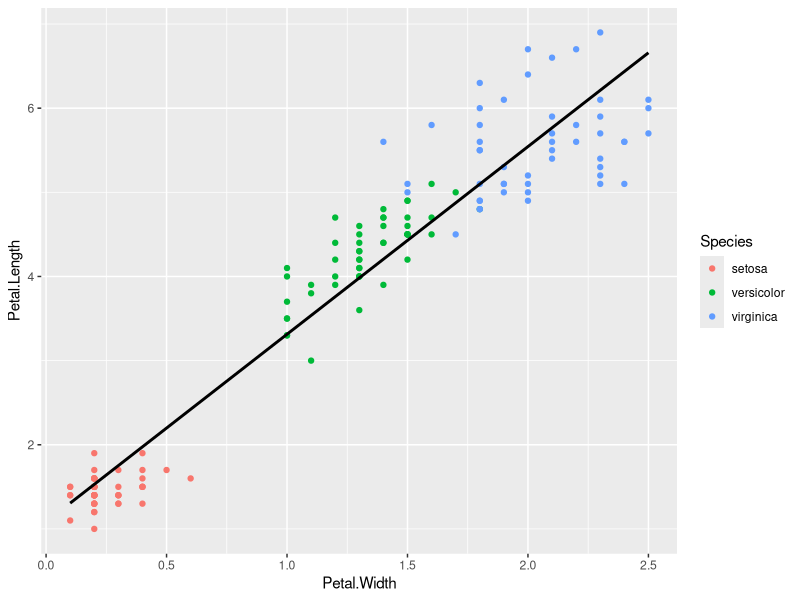

Write the R code that produced this figure.
## ---- chunk 1
library("ggplot2")

df <- iris
ggplot(iris, aes(Petal.Width, Petal.Length, color = Species)) +
  geom_point() +
  geom_smooth(method='lm', se = F, color = "black")
